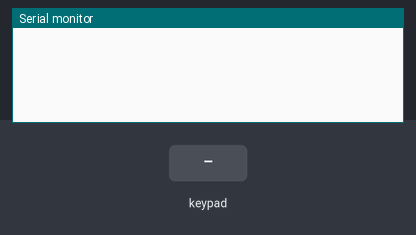
The sketch below on a simulated Arduino Mega 2560, built with avr-gcc and run on an emulated ATmega2560. On the bench: the last lines printed to the serial monitor. Inputs (shaded band) come from the test bench.

Above: at 1.2 s.
1.3 s: key '1' pressed
At 2.4 s:
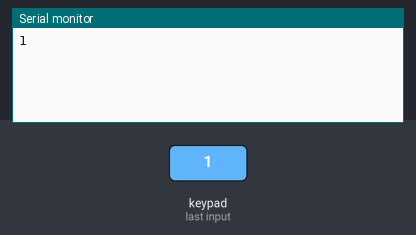
2.8 s: keypad keys 2 8 2 6 2 4 2 2 # pressed 0.4 s apart
At 7.4 s:
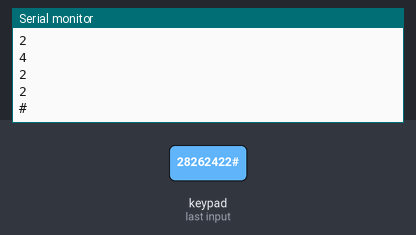
7.9 s: key 'A' pressed
At 8.7 s:
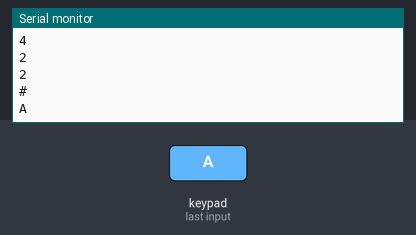
9.4 s: keypad keys 2 8 2 6 2 4 2 2 * pressed 0.4 s apart
At 13.5 s:
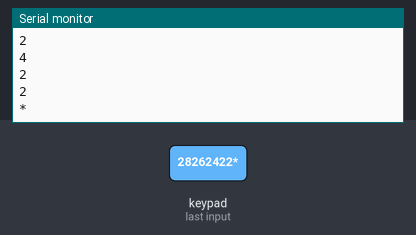
14.5 s: key 'B' pressed
At 14.8 s:
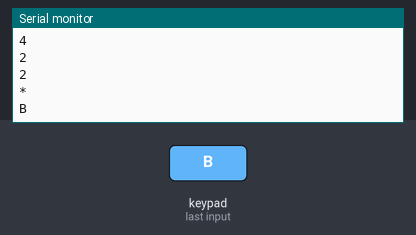
16.0 s: keypad keys 2 8 2 6 2 4 2 2 D pressed 0.4 s apart
At 19.6 s:
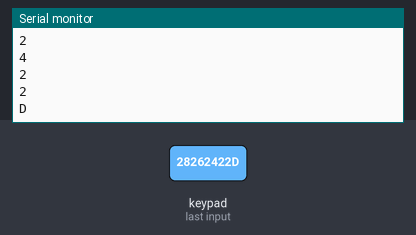
Timing chart, 0 to 21.1 s (numbered marks = the images above; inputs shaded):
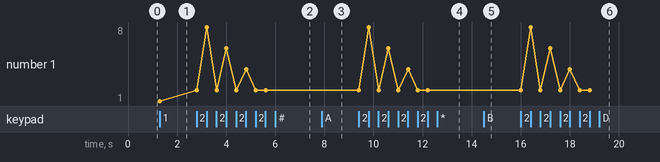

Measured:
- after the input at 1.3 s, the serial monitor: prints a new line at once (image 1)
- after the input at 2.8 s, the serial monitor: prints a new line at once (image 2)
- after the input at 7.9 s, the serial monitor: prints a new line at once (image 3)
- after the input at 9.4 s, the serial monitor: prints a new line at once (image 4)
- after the input at 14.5 s, the serial monitor: prints a new line at once (image 5)
- after the input at 16.0 s, the serial monitor: prints a new line at once (image 6)
- plotted number 1: 1 → 2 after the input at 2.8 s

The sketch:

test_keypad.ino
```cpp
#include <Keypad.h>

const byte ROWS = 4; //four rows

const byte COLS = 4; //three columns

char keys[ROWS][COLS] = {

  {'1','2','3','A'},

  {'4','5','6','B' },

  {'7','8','9','C'},

  {'*','0','#','D'}

};
byte colPins[ROWS] = {28, 26, 24, 22}; //connect to the row pinouts of the keypad
byte rowPins[COLS] = {36, 34, 32, 30};

Keypad keypad = Keypad( makeKeymap(keys), rowPins, colPins, ROWS, COLS );

void setup(){

  Serial.begin(9600);

}

void loop(){

  char key = keypad.getKey();

  if (key != NO_KEY){

    Serial.println(key);

  }

}
```
